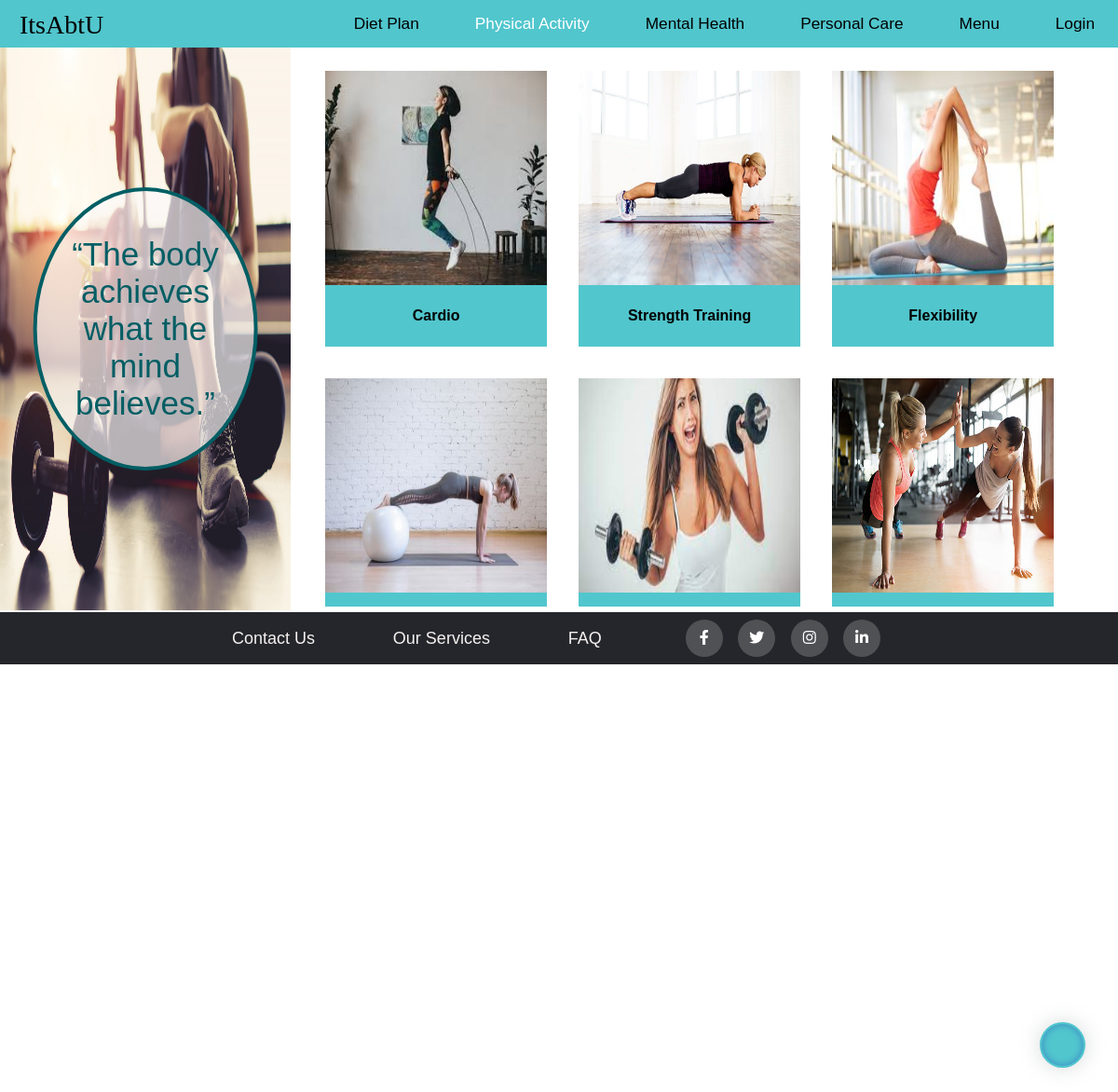
The page /exercise.php on the database its author committed.
### tables this page shows
CREATE TABLE `exercise` (
  `sno` int(10) NOT NULL,
  `Name` varchar(255) NOT NULL,
  `Description` text NOT NULL,
  `Image` varchar(255) NOT NULL
);

### exercise.php (the view, shortened to what this page needs)
<?php
    require('connection_login.php');
?>
<!DOCTYPE html>
<html lang="en">
<head>
    <link rel="stylesheet" href="css/image-bar-style.css">
    <link rel="stylesheet" href="css/skincare.css">
    <link rel="stylesheet" type="text/css" href="https://cdnjs.cloudflare.com/ajax/libs/font-awesome/5.15.1/css/all.min.css">
    <link rel="stylesheet" type="text/css" href="css/footer.css">
    <link rel="stylesheet" type="text/css" href="css/plus_sign.css">
</head>
<body>
<nav id="nav">
        <div id="logo" >ItsAbtU</div>
            <ul>
                <li class="container n-dis"><a href="dietplan.php">Diet plan </a></li>
                <li class="container n-dis"><a class="active" href="physical-activity.php">Physical Activity</a></li>
                <li class="container n-dis"><a href="mental-health.php?category=Videos"> Mental Health</a></li>
                <li class="container"><a href="#">Personal Care</a>
                </li>
                <li class="container"><a href="#">Menu</a>
                </li>
                <li class="container">
                <?php
                    if(isset($_SESSION['logged_in']) && $_SESSION['logged_in']==true)
                    {
                        echo "<a href='logout.php'>logout</a>" ;
                    }
                    else{
                        echo "<a href='login.php'>Login</a>";
                    }
                    ?>
                </li>
            </ul>
    </nav>
    <section id="side-img-section">
        <div id="skincare">
            <img class="img" src="images/exercise.jpg" alt="" />
            <div class="center" id="exercise-img-text">“The body achieves what the mind believes.” </div>
        </div>
    </section>
    <section id="main-sc" class="scroll">
        <div class="content-block">
            <?php
            $sql='SELECT * FROM exercise';
            $result=mysqli_query($con,$sql);
    if($result)
    {
        ?>
        <div class="items">
        <?php
    while($datarow=mysqli_fetch_assoc($result))
    {
            ?>
            <a class="box-link" href="exercise_playlist.php?id=<?php echo $datarow['sno']?>">
            <div class="box">
                    <div class="image-wrap">
                        <img class="img" src="images/<?php echo $datarow['Image']?>" alt="" />
                    </div>
                    <div class="health-data-content">
                        <h4><?php echo $datarow['Name']?></h4>
                    </div>
                </div>
            </a>
                <?php
    }
        ?>
        </div>
        <?php
}?>
            <div id="s" >
                <a  class="round" href="tips&suggestion.php" ><ion-icon name="add" size="large"></ion-icon></a>
            </div>
        </div>
    </section>
    <footer class="footer">
    <div class="container">
        <div class="row">
            <div class="footer-col">
                <ul>
                    <li><a href="contactus.php">Contact Us</a></li>
                </ul>
            </div>
            <div class="footer-col">
             <ul>
                 <li><a href="otherS.php">Our Services</a></li>
             </ul>
         </div>
            <div class="footer-col">
                <ul>
                    <li><a href="faq.php">FAQ</a></li>
                </ul>
            </div>
            <div class="footer-col">
                <div class="social-links">
                    <a href="#"><i class="fab fa-facebook-f"></i></a>
                    <a href="#"><i class="fab fa-twitter"></i></a>
                    <a href="#"><i class="fab fa-instagram"></i></a>
                    <a href="#"><i class="fab fa-linkedin-in"></i></a>
                </div>
            </div>
        </div>
    </div>
    </footer>
</body>
</html>

### css/image-bar-style.css (style rules this page uses)
* { font-family: 'Mukta', sans-serif; }
#nav { display: flex; align-items: center; justify-content: space-between; position: sticky; top: 0; z-index: 2; }
#logo { font-family: 'Arbutus Slab',serif; font-size: 28px !important; height: 30px; margin-left: 21px; }
#nav ul { display: flex; align-items: center; justify-content: center; gap: 10px; }
#nav::before { content: ""; background-color:#51C6CD ; position: absolute; height: 100%; width:100%; z-index:-1; }
#nav ul li { font-family: 'Mukta', sans-serif; list-style-type: none; font-size: 1.08rem; padding: 10px 20px; text-transform: capitalize; position:relative; max-width: 100%; }
#nav ul li a { text-decoration: none; display:block; color:black; padding:5px 5px; }
* { margin: 0; padding: 0; }
.active { color: white !important; }

### css/skincare.css (style rules this page uses)
#side-img-section { width: 25%; float: left; }
#skincare { width: 100%; height: 604px; display: inline-block; position: relative; cursor: pointer; }
#skincare img { height: 100%; width: 100%; background-attachment: fixed; position: absolute; opacity: 1; overflow: hidden; }
.center { width: 85%; position: absolute; top: 50%; left: 50%; transform: translate(-50%, -50%); text-align: center; font-size: 36px; opacity: 1; font-weight: 500; color: #015e64; padding: 35px 55px; border: 4px solid; border-radius: 50%; background-color: #fcfafaad; opacity: 1; }
#main-sc { width: 75%; display: inline-block; }
#exercise-img-text { width: 65%; padding: 48px 15px; font-size: 35px; }
.scroll { height: 600px; overflow: hidden; overflow-y: auto; }
.content-block { width:98%; padding:11px; padding-top: 0px; }
.items { display: flex; flex-direction: row; flex-wrap: wrap; padding: 30px 8%; gap: 40px; }
.box-link { text-decoration: none; color: #000; }
.box { background-color: antiquewhite; background-color: #51C6CD; width: 250.04px; overflow: hidden; display: block; transition: all .3s ease-in; }
.box .image-wrap { display: block; overflow:hidden; box-sizing: border-box; }
.box .img { width: 100%; height: auto; height: 245.04px; display: block; transform: scale(1); transition: all .3s ease-in; }
.health-data-content { padding: 10%; text-align: center; }
@media (min-width: 1150px) and (max-width: 1350px) { #side-img-section { width: 26%; } }
@media (min-width: 1150px) and (max-width: 1350px) { #main-sc { width: 74%; } }
@media (min-width: 1150px) and (max-width: 1350px) { .items { padding: 25px 3%; padding-right: 0px; gap: 34px; } }
@media (min-width: 1150px) and (max-width: 1350px) { .box { width: 238.04px; } }
@media (min-width: 1150px) and (max-width: 1350px) { .box .img { height: 230.04px; } }

### css/footer.css (style rules this page uses)
.container { max-width: 70%; margin:auto; }
.row { display: flex; flex-wrap: wrap; align-items:center; justify-content: space-evenly; }
ul { list-style: none; }
.footer { background-color: #56C6CD; background-color: #24262b; padding: 2px 0; margin-top: 2px; }
.footer-col { padding: 0 15px; }
.footer-col ul li a { font-size: 18px; text-transform: capitalize; color: #ffffff; text-decoration: none; font-weight: 300; color: #000000; color: #f6f1f1; display: block; transition: text-decoration 0.3s ease; }
.footer-col .social-links a { display: inline-block; height: 40px; width: 40px; background-color: rgba(255,255,255,0.2); margin:0 10px 10px 0; margin: 6px; text-align: center; line-height: 40px; border-radius: 50%; color: #ffffff; transition: all 0.5s ease; }

### css/plus_sign.css (style rules this page uses)
.round { width:45px; height:45px; background-color: #51C6CD; color: #354655; display: inline-flex; align-items: center; justify-content: center; cursor: pointer; box-shadow: inset 0px 0px 6px 2px #429ac7; border-radius: 50%; }
#s { position:fixed; z-index: 1; bottom: 70px; right: 35px; display: flex; justify-content: center; align-items: center; gap: 8px; background-color: #51c6cd; box-shadow: 0px 0px 20px 2px #aeb3b669; border-radius: 40px; padding: 2px; }

### rows shown on the page
exercise: Image (picture), Name "Cardio"
exercise: Image (picture), Name "Strength Training"
exercise: Image (picture), Name "Flexibility"
exercise: Image (picture)
exercise: Image (picture)
exercise: Image (picture)
